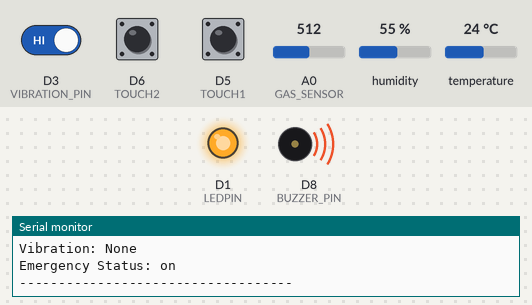
Recording of a sketch running on a simulated ESP8266 (NodeMCU). On the bench: output pins drawn as LEDs (lit = HIGH), buzzer (waves = sounding, pin HIGH), the last lines printed to the serial monitor. The test bench sets the inputs (shaded band); at power-on: D3 (VIBRATION_PIN) HIGH, D6 (TOUCH2) LOW, D5 (TOUCH1) LOW, A0 (GAS_SENSOR) = 512, humidity 55 %, temperature 24 °C. WiFi joins after 1.5 s; servers stay silent unless stated.

Above: at 2.7 s.
2.8 s: D3 (VIBRATION_PIN) driven LOW
At 6.4 s:
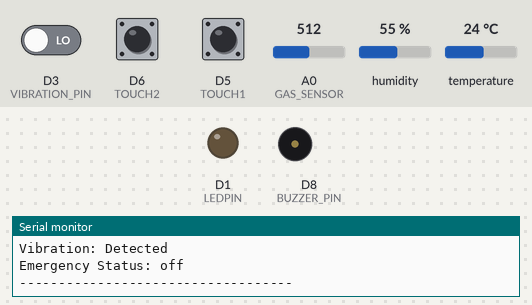
7.5 s: D3 (VIBRATION_PIN) driven HIGH
At 9.3 s:
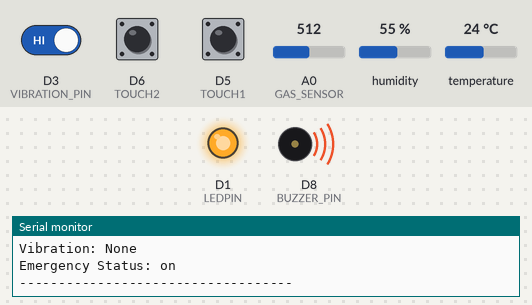
Timing chart, 0 to 10.8 s (numbered marks = the images above; inputs shaded):
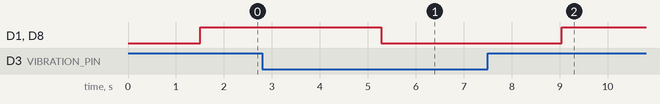

The sketch:

firebase.ino
```cpp
#include <ESP8266WiFi.h>
#include <FirebaseESP8266.h>
#include <DHT.h>

// Wi-Fi credentials
#define WIFI_SSID "SRINATH"
#define WIFI_PASSWORD "12345678"

// Firebase credentials
#define API_KEY "AIzaSyArlbHhgGqpyRqo_aHceHs071OtSNtHK-w"
#define DATABASE_URL "https://smarthelmet-a1b6f-default-rtdb.asia-southeast1.firebasedatabase.app"

// Firebase Auth credentials
#define USER_EMAIL "bimsararandunu9899@gmail.com"
#define USER_PASSWORD "Bimsara12345"

// Pin definitions
#define DHTPIN D2
#define DHTTYPE DHT22
#define TOUCH1 D5
#define TOUCH2 D6
#define VIBRATION_PIN D3
#define LEDPIN D1
#define BUZZER_PIN D8
#define GAS_SENSOR A0

// Firebase objects
FirebaseData firebaseData;
FirebaseAuth auth;
FirebaseConfig config;

// DHT sensor
DHT dht(DHTPIN, DHTTYPE);

void setup() {
  Serial.begin(115200);
  dht.begin();

  pinMode(TOUCH1, INPUT);
  pinMode(TOUCH2, INPUT);
  pinMode(VIBRATION_PIN, INPUT);
  pinMode(LEDPIN, OUTPUT);
  pinMode(BUZZER_PIN, OUTPUT);

  // Wi-Fi
  Serial.print("Connecting to Wi-Fi");
  WiFi.begin(WIFI_SSID, WIFI_PASSWORD);
  while (WiFi.status() != WL_CONNECTED) {
    delay(500);
    Serial.print(".");
  }
  Serial.println("\n Wi-Fi Connected!");
  Serial.print("IP Address: ");
  Serial.println(WiFi.localIP());

  // Firebase
  config.api_key = API_KEY;
  config.database_url = DATABASE_URL;
  auth.user.email = USER_EMAIL;
  auth.user.password = USER_PASSWORD;

  Firebase.begin(&config, &auth);
  Firebase.reconnectWiFi(true);
}

void loop() {
  float temp = dht.readTemperature();
  float humidity = dht.readHumidity();
  int gasValue = analogRead(GAS_SENSOR);
  int touch1 = digitalRead(TOUCH1);
  int touch2 = digitalRead(TOUCH2);
  int vibration = digitalRead(VIBRATION_PIN);

  String helmetStatus = (touch1 == 1 && touch2 == 1) ? "on" : "off";
  String emergencyStatus = (vibration == HIGH) ? "on" : "off";

  // LED & Buzzer control
  if (temp >= 25 || humidity >= 60  || emergencyStatus == "on") {
    digitalWrite(LEDPIN, HIGH);//red
    digitalWrite(BUZZER_PIN, HIGH);
  } else {
    digitalWrite(LEDPIN, LOW);
    digitalWrite(BUZZER_PIN, LOW);
  }

  // Serial Monitor Output
  Serial.println("--------- SENSOR READINGS ---------");
  Serial.print("Temperature: "); Serial.println(temp);
  Serial.print("Humidity: "); Serial.println(humidity);
  Serial.print("Gas Value: "); Serial.println(gasValue);
  Serial.print("Touch 1: "); Serial.println(touch1);
  Serial.print("Touch 2: "); Serial.println(touch2);
  Serial.print("Helmet Status: "); Serial.println(helmetStatus);
  Serial.print("Vibration: "); Serial.println((vibration == LOW) ? "Detected" : "None");
  Serial.print("Emergency Status: "); Serial.println(emergencyStatus);
  Serial.println("-----------------------------------");

  // Firebase Upload
  Firebase.setFloat(firebaseData, "/helmetData/temperature", temp);
  Firebase.setFloat(firebaseData, "/helmetData/humidity", humidity);
  Firebase.setInt(firebaseData, "/helmetData/gas", gasValue);
  Firebase.setString(firebaseData, "/helmetData/helmetStatus", helmetStatus);
  Firebase.setString(firebaseData, "/helmetData/emergencyStatus", emergencyStatus);

  delay(3000);
}
```

Measured:
- after the input at 2.8 s, D1 (LEDPIN), D8 (BUZZER_PIN): HIGH → LOW after 2.5 s
- after the input at 7.5 s, D1 (LEDPIN), D8 (BUZZER_PIN): LOW → HIGH after 1.5 s
